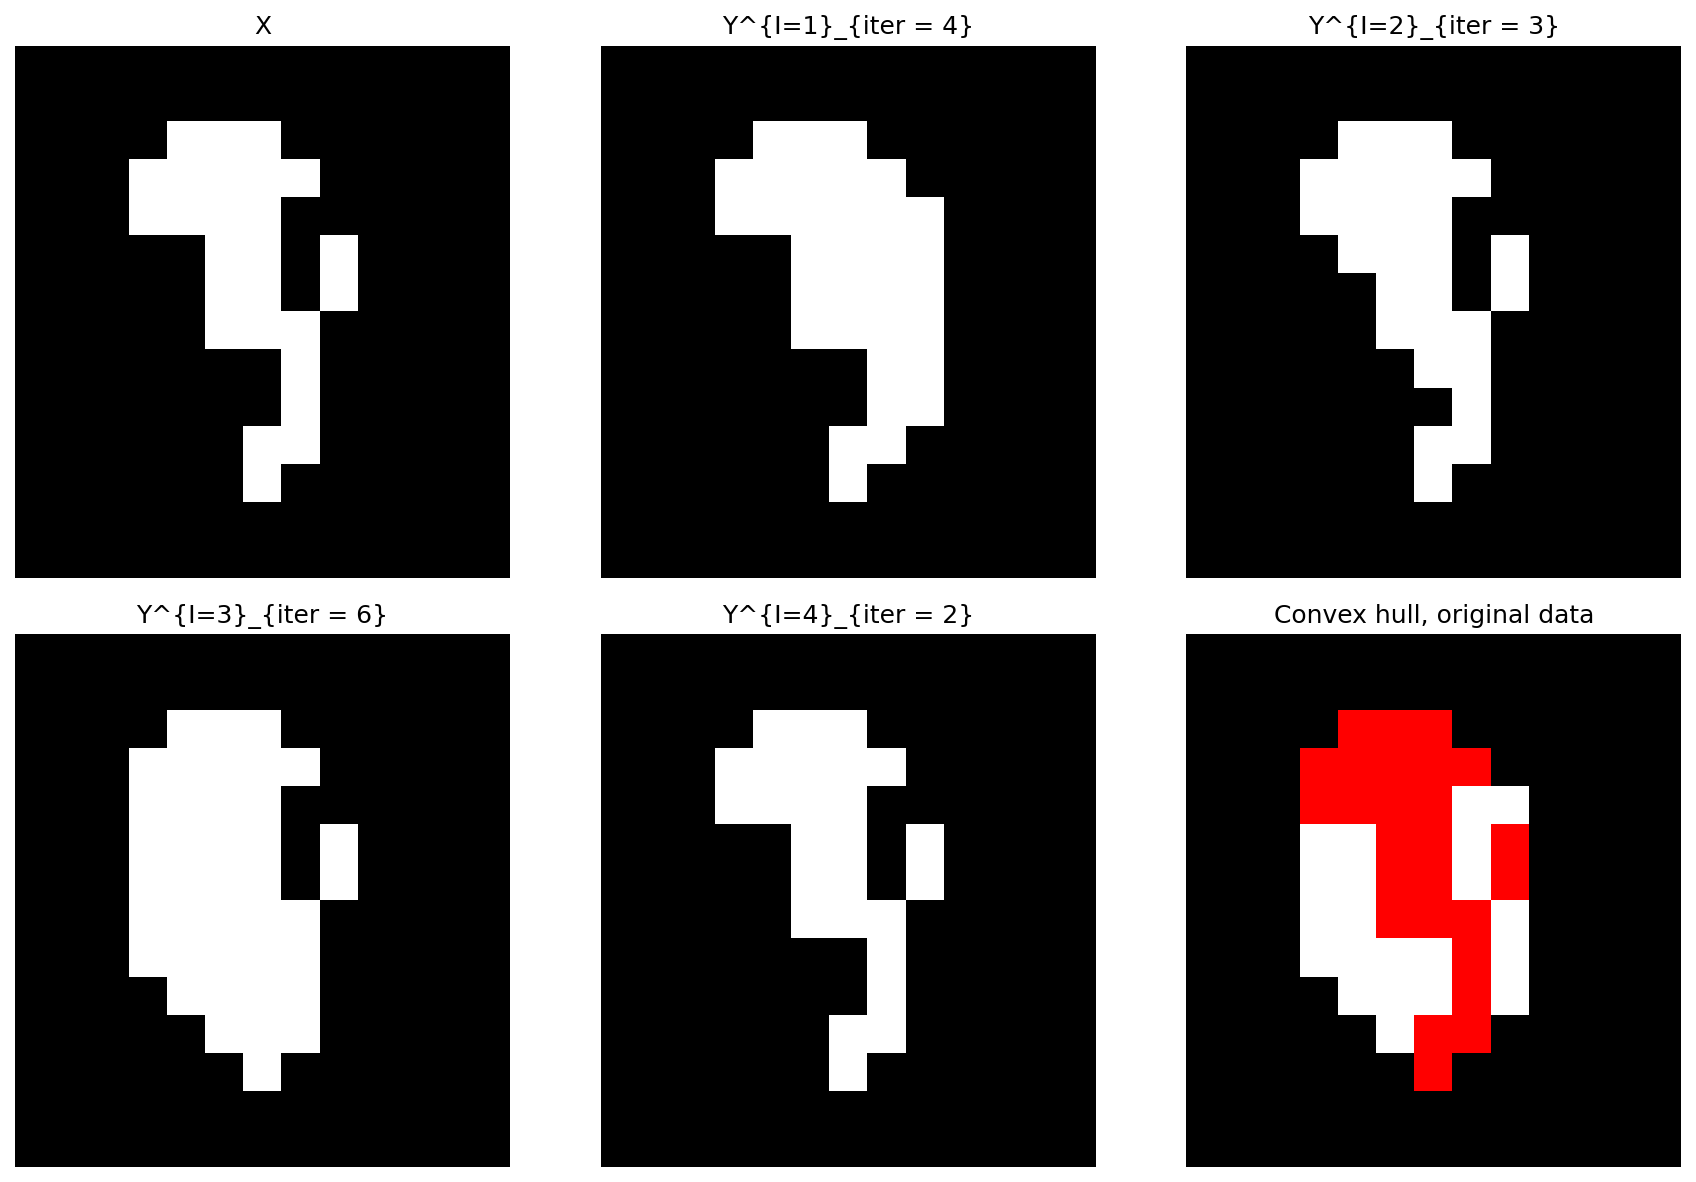

This figure's Python source:
import numpy as np
import matplotlib.pyplot as plt
import sys
from pathlib import Path
import ia870 as ia
from General.mmshow import mmshow

# %% Figure922
# ibid 921 but with spatial limitation
# Convex hull, it is not a thickening !!

Fig = 1
try:
    _raw = input('Figure921 (1) or Problem921c (2) : ').strip()
    Choice = int(_raw) if _raw else 1
except Exception:
    Choice = 1

# %% Data
if Choice == 1:
    X = np.zeros((12, 11), dtype=bool)
    X[1, 3:6] = True
    X[2, 2:7] = True
    X[3, 2:6] = True
    X[4, 4:6] = True
    X[4, 7] = True
    X[5, 4:6] = True
    X[5, 7] = True
    X[6, 4:7] = True
    X[7, 6] = True
    X[8, 6] = True
    X[9, 5:7] = True
    X[10, 5] = True

    XX = np.zeros((14, 13), dtype=bool)
    XX[1:-1, 1:-1] = X
elif Choice == 2:
    XX = np.zeros((13, 13), dtype=bool)
    XX[2:11, 5:8] = True
    XX[5:8, 2:11] = True
else:
    raise ValueError('Plouc')

NIter = 10

# %% Mask (careful: mask is for extended XX)
Mask = np.zeros_like(XX, dtype=bool)
Mask[2:12, 3:9] = True

# %% Interval
BFG = np.array([[1, 0, 0],
                [1, 0, 0],
                [1, 0, 0]], dtype=bool)
BBG = np.array([[0, 0, 0],
                [0, 1, 0],
                [0, 0, 0]], dtype=bool)

B1 = ia.iase2hmt(ia.iaimg2se(BFG), ia.iaimg2se(BBG))
B2 = ia.iainterot(B1, 90)
B3 = ia.iainterot(B2, 90)
B4 = ia.iainterot(B3, 90)

ia.iaintershow(B1)
ia.iaintershow(B2)
ia.iaintershow(B3)
ia.iaintershow(B4)

B = [B1, B2, B3, B4]
NB = len(B)

# %% Convex hull
Frame = ia.iaframe(XX)
ConvexHull = np.zeros_like(XX, dtype=bool)

Y_all = []
HMT_all = []
MaxIter = []

for interval_idx in range(NB):
    y_series = [XX.copy()]   # Y(:,:,Interval,1)
    h_series = []            # HMT(:,:,Interval,iter-1)

    OK = True
    iter_idx = 2
    while OK:
        # Difference from Fig921: spatial mask limitation on HMT.
        h_raw = ia.iasupgen(y_series[iter_idx - 2], B[interval_idx])
        h = ia.iaintersec(Mask, h_raw)

        y = ia.iaunion(y_series[iter_idx - 2], h)
        y = ia.iaintersec(y, ia.ianeg(Frame))  # remove border

        h_series.append(h)
        y_series.append(y)

        if np.any(y_series[iter_idx - 2] != y):
            iter_idx += 1
            if iter_idx > NIter + 2:
                OK = False
                MaxIter.append(iter_idx)
        else:
            OK = False
            MaxIter.append(iter_idx)

    Y_all.append(y_series)
    HMT_all.append(h_series)
    ConvexHull = ia.iaunion(ConvexHull, y_series[-1])

# %% Display
for interval_idx in range(4):
    fig = plt.figure(Fig, figsize=(12, 6))
    Fig += 1

    plt.subplot(2, 5, 1)
    plt.imshow(Y_all[interval_idx][0], cmap='gray')
    plt.title('X')
    plt.axis('off')

    max_it = MaxIter[interval_idx]
    for iter_disp in range(2, max_it):
        if iter_disp > 10:
            break
        plt.subplot(2, 5, iter_disp)
        y_disp = Y_all[interval_idx][iter_disp - 1]
        h_disp = HMT_all[interval_idx][iter_disp - 2]
        mmshow(y_disp, h_disp)
        plt.title(f'X^{{I={interval_idx + 1}}}_{{iter={iter_disp}}}')
        plt.axis('off')

    plt.tight_layout()

fig5 = plt.figure(Fig, figsize=(12, 8))
Fig += 1

plt.subplot(2, 3, 1)
plt.imshow(XX, cmap='gray')
plt.title('X')
plt.axis('off')

for interval_idx in range(4):
    plt.subplot(2, 3, interval_idx + 2)
    plt.imshow(Y_all[interval_idx][-1], cmap='gray')
    plt.title(f'Y^{{I={interval_idx + 1}}}_{{iter = {MaxIter[interval_idx]}}}')
    plt.axis('off')

plt.subplot(2, 3, 6)
mmshow(ConvexHull, XX)
plt.title('Convex hull, original data')
plt.axis('off')

plt.tight_layout()

# %% Print
# MATLAB: print('-f5', ..., 'Figure922.png')
fig5.savefig('Figure922.png', dpi=150, bbox_inches='tight')
plt.show()
